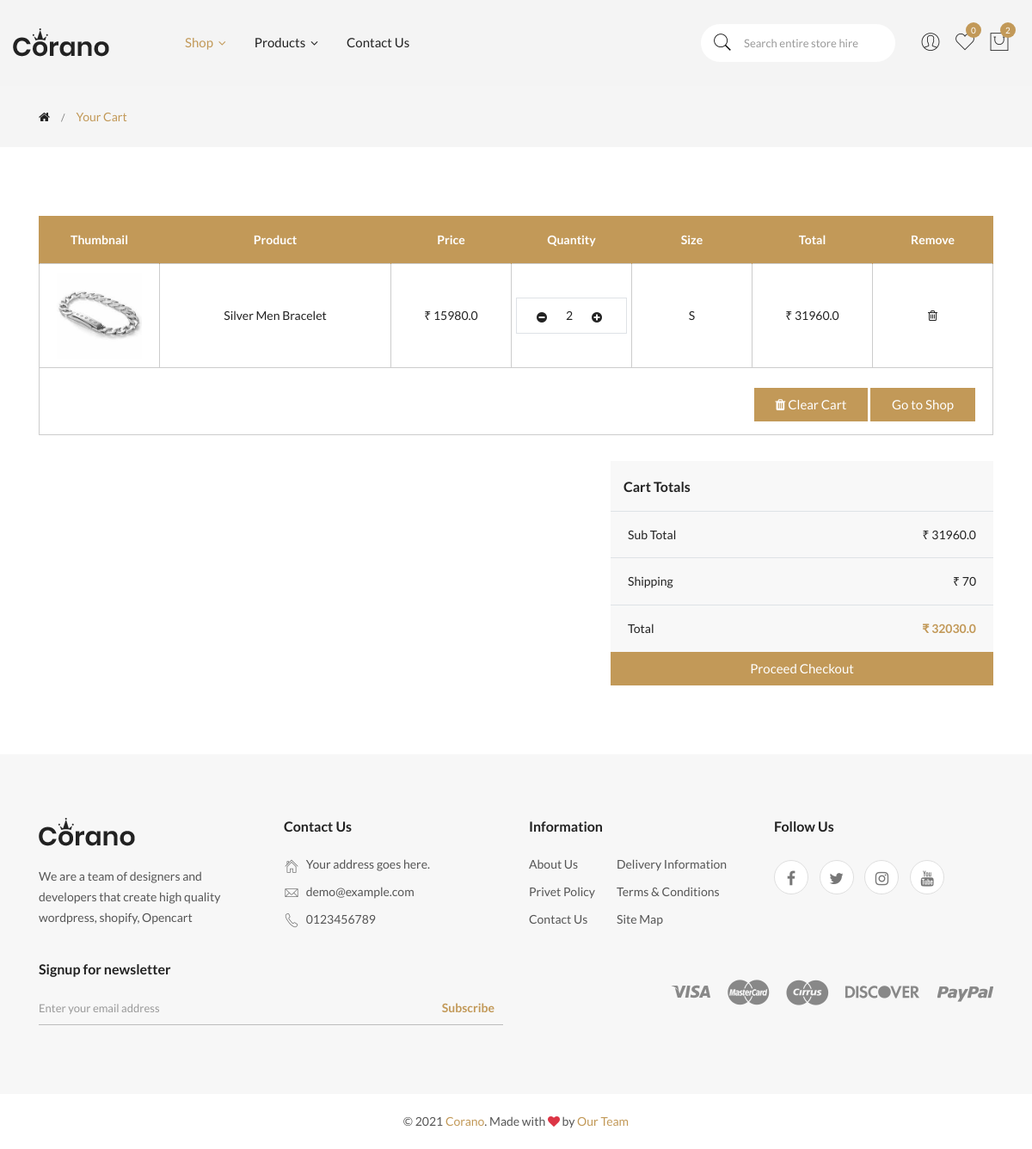
Page /showcart/ (signed in) on the committed database.
### myapp/models.py (models this page shows)
class Cart(models.Model):
    user = models.ForeignKey(User,on_delete=models.CASCADE)
    product= models.ForeignKey(ProductModel,on_delete=models.CASCADE)
    quantity = models.IntegerField(default=1)
    size = models.CharField(choices=psize,max_length=100,default='S')
    @property
    def product_total(self):
        return (self.quantity)*(self.product.sell_price)

class ProductModel(models.Model):
    name= models.CharField(max_length=300)
    main_cate = models.CharField(choices=m_cate,max_length=200)
    sub_cate = models.CharField(choices=s_cate,max_length=200)
    og_price = models.IntegerField()
    discount = models.IntegerField()
    discounted_price = models.IntegerField(null=True)
    sell_price = models.IntegerField(null=True)
    p_type = models.CharField(default = 'Single Material',choices=ptype,max_length=200)
    p_material = models.CharField(choices=p_mate,max_length=200)
    p_brand = models.CharField(choices=p_brand,max_length=200)
    p_occasion = models.CharField(choices=occa,max_length=200)
    p_status = models.CharField(default='Available',choices=pstatus,max_length=100)
    p_mode = models.CharField(choices=pmode,default='Running',max_length=100)
    p_des = models.TextField()
    photo = models.ImageField(upload_to='product/')
    created_at = models.DateField(auto_now_add=True)
    @property
    def discounted_price(self):
        return ((self.og_price)*(self.discount))/100
    @property
    def sell_price(self):
        return (self.og_price)-(self.discounted_price)

### myapp/views.py (the view)
# urls.py: path('showcart/',ShowCartView,name='showcart'),
def ShowCartView(request):
    if request.user.is_authenticated:
        cart_data = Cart.objects.filter(user=request.user)
        proamount = 0
        cart_count = 0
        shipping_amt = 70
        final_amt = 0
        data = Cart.objects.filter(user=request.user)
        for i in data:
            prod_amt = ((i.product.sell_price)*(i.quantity))
            proamount += prod_amt
            cart_count += i.quantity
            final_amt = proamount+shipping_amt
        context = {'cart_data':cart_data,'proamount':proamount,'final_amt':final_amt,'cart_count':cart_count}
        return render(request,'cart.html',context)
    else:
        messages.info(request, '☹︎ Please Login First')
    return redirect('/signin')

### myapp/templates/cart.html (shortened to what this page needs)
{% extends 'base.html' %}
{% load static %}
{% block body %}
<div class="breadcrumb-area">
    <div class="container">
        <div class="row">
            <div class="col-12">
                <div class="breadcrumb-wrap">
                    <nav aria-label="breadcrumb">
                        <ul class="breadcrumb">
                            <li class="breadcrumb-item"><a href="{% url 'shop' %}"><i class="fa fa-home"></i></a></li>
                            <li class="breadcrumb-item active" aria-current="page">Your Cart</li>
                        </ul>
                    </nav>
                </div>
            </div>
        </div>
    </div>
</div>
<div class="cart-main-wrapper section-padding">
    <div class="container">
        <div class="section-bg-color">
            <div class="row">
                <div class="col-lg-12">
                    <div class="cart-table table-responsive">
                        <table class="table table-bordered">
                            <thead>
                                <tr>
                                    <th class="pro-thumbnail">Thumbnail</th>
                                    <th class="pro-title">Product</th>
                                    <th class="pro-price">Price</th>
                                    <th class="pro-quantity">Quantity</th>
                                    <th class="pro-quantity">Size</th>
                                    <th class="pro-subtotal">Total</th>
                                    <th class="pro-remove">Remove</th>
                                </tr>
                            </thead>
                            <tbody>
                                {% for cartproduct in cart_data %}
                                <tr>
                                    <td class="pro-thumbnail">
                                        <a href="#">
                                            <img class="img-fluid" src="{{cartproduct.product.photo.url}}"
                                                alt="Product">
                                        </a>
                                    </td>
                                    <td class="pro-title"><a href="#">{{cartproduct.product.name}}</a></td>
                                    <td class="pro-price"><span>₹ {{cartproduct.product.sell_price}}</span></td>
                                    <td class="pro-quantity">
                                        <div class="row border p-2">
                                            <div class="col-3">
                                                <form action="{% url 'minusequa' cartproduct.id %}" method="POST">
                                                    <button type="submit" class="btn" data-toggle="tooltip"
                                                        data-placement="top" title="Decrease  Quantity">
                                                        <i class="fa fa-minus-circle"></i>
                                                    </button>
                                                </form>
                                            </div>
                                            <div class="col-3 ml-1">
                                                {{cartproduct.quantity}}
                                            </div>
                                            <div class="col-3">
                                                <form action="{% url 'plusqua' cartproduct.id %}" method="POST">
                                                    <button type="submit" class="btn" data-toggle="tooltip"
                                                        data-placement="top" title="Increase Quantity">
                                                        <i class="fa fa-plus-circle"></i>
                                                    </button>
                                                </form>
                                            </div>
                                        </div>
                                    </td>
                                    <td class="pro-subtotal"><span>{{cartproduct.size}}</span></td>
                                    <td class="pro-subtotal"><span>₹ {{cartproduct.product_total}}</span></td>
                                    <td class="pro-remove">
                                        <a href="{% url 'removeitem' cartproduct.id %}" data-toggle="tooltip"
                                            data-placement="top" title="Remove Item">
                                            <i class="fa fa-trash-o"></i>
                                        </a>
                                    </td>
                                {% endfor %}
                            </tbody>
                        </table>
                    </div>
                    <div class="cart-update-option">
                        <div class="paginatoin-area text-right">
                            <a id="clrcart" href="{% url 'clearcart' %}" class="btn btn-sqr" data-toggle="tooltip" data-placement="top" title="Clear Cart"><i class="fa fa-trash"></i> Clear Cart</a>
                            <a  href="{% url 'shop' %}" class="btn btn-sqr" data-toggle="tooltip" data-placement="top" title="Clear Cart"> Go to Shop</a>
                        </div>
                    </div>
                </div>
            </div>
            {% if proamount != 0 and final_amt != 0 %}
            <div class="row">
                <div class="col-lg-5 ml-auto">
                    <div class="cart-calculator-wrapper">
                        <div class="cart-calculate-items">
                            <h6>Cart Totals</h6>
                            <div class="table-responsive">
                                <table class="table">
                                    <tbody>
                                        <tr>
                                            <td>Sub Total</td>
                                            <td>₹ {{proamount}}</td>
                                        </tr>
                                        <tr>
                                            <td>Shipping</td>
                                            <td>₹ 70</td>
                                        </tr>
                                        <tr class="total">
                                            <td>Total</td>
                                            <td class="total-amount">₹ {{final_amt}}</td>
                                        </tr>
                                    </tbody>
                                </table>
                            </div>
                        </div>
                        <a href="{% url 'checkout' %}" class="btn btn-sqr d-block">Proceed Checkout</a>
                    </div>
                </div>
            </div>
            {% endif %}
        </div>
    </div>
</div>
{% endblock body %}

### rows in the picture
Cart: product.photo (picture), product.name "Silver Men Bracelet", product.sell_price "15980.0", quantity "2", size "S", product_total "31960.0"

### other values in the picture
{{ cart_count }} "2"
{{ proamount }} "31960.0"
{{ final_amt }} "32030.0"
